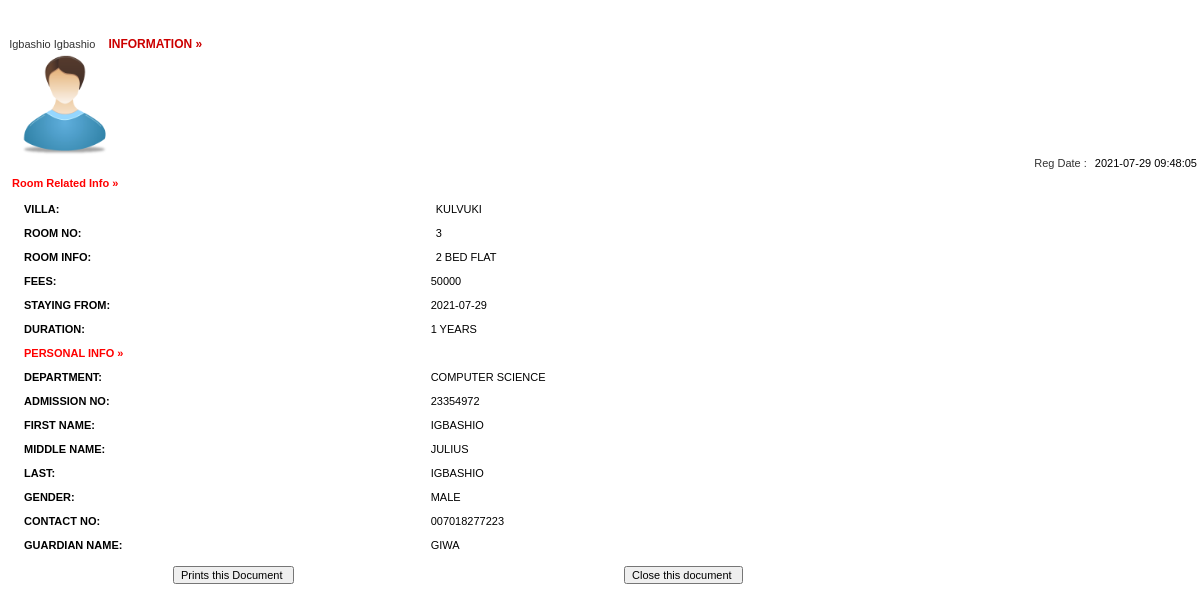
/admin/full-profile.php?id=1, run on the app's committed database.
### tables this page shows
CREATE TABLE `registration` (
  `id` int(11) NOT NULL,
  `student_id` int(11) NOT NULL,
  `villa_id` int(11) NOT NULL,
  `admission_no` varchar(250) NOT NULL,
  `program` varchar(100) NOT NULL,
  `department` varchar(250) NOT NULL,
  `level` varchar(250) NOT NULL,
  `firstname` varchar(250) NOT NULL,
  `middlename` varchar(250) NOT NULL,
  `lastname` varchar(250) NOT NULL,
  `gender` varchar(250) NOT NULL,
  `img` text NOT NULL,
  `contactno` varchar(250) NOT NULL,
  `gname` varchar(250) NOT NULL,
  `villa` varchar(250) NOT NULL,
  `villa_address` text NOT NULL,
  `roomno` int(11) NOT NULL,
  `stayfrom` date NOT NULL,
  `need_roomate` varchar(250) NOT NULL,
  `room_details` text NOT NULL,
  `amount` varchar(250) NOT NULL,
  `status` varchar(250) NOT NULL,
  `reg_date` datetime NOT NULL DEFAULT CURRENT_TIMESTAMP
);

### admin/full-profile.php (the view, shortened to what this page needs)
<?php
$con = mysqli_connect(DB_SERVER, DB_USER, DB_PASS, DB_NAME);
?>
<!DOCTYPE html PUBLIC "-//W3C//DTD XHTML 1.0 Transitional//EN" "http://www.w3.org/TR/xhtml1/DTD/xhtml1-transitional.dtd">
<html xmlns="http://www.w3.org/1999/xhtml">
    <head>
        <link href="style.css" rel="stylesheet" type="text/css" />
        <link href="hostel.css" rel="stylesheet" type="text/css">
    </head>
    <body>
        <table width="100%" border="0">
            <?php
            $ret = mysqli_query($con, "SELECT * FROM registration where id = '" . $_GET['id'] . "'");
            while ($row = mysqli_fetch_array($ret)) {
                ?>
                <tr>
                    <td colspan="2" align="center" class="font1">&nbsp;</td>
                </tr>
                <tr>
                    <td colspan="2" align="center" class="font1">&nbsp;</td>
                </tr>
                <tr>
                    <td colspan="2"  class="font">&nbsp;&nbsp;<?php echo ucfirst($row['firstname']); ?> <?php echo ucfirst($row['lastname']); ?> <span class="font1"> information &raquo;</span> </td>
                </tr>
                <tr>
                    <td colspan="2"  class="font"> &nbsp;&nbsp;&nbsp;&nbsp;<img src="../user_images/<?php echo $row['img']; ?>" height="100" width="100">&nbsp;&nbsp;&nbsp;&nbsp;&nbsp;&nbsp;&nbsp;&nbsp;&nbsp;&nbsp;&nbsp;&nbsp;
                            <div align="right">Reg Date : <span class="comb-value"><?php echo $row['reg_date']; ?></span></div></td>
                </tr>
                <tr>
                    <td colspan="2"  class="heading" style="color: red;">Room Related Info &raquo; </td>
                </tr>
                <tr>
                    <td colspan="2"  class="font1"><table width="100%" border="0">
                            <tr>
                                <td width="22%" valign="top" class="heading">Villa: </td>
                                <td class="comb-value1"><span class="comb-value"><?php echo $row['villa']; ?></span></td>
                            </tr>
                            <tr>
                                <td width="22%" valign="top" class="heading">Room no:</td>
                                <td class="comb-value1"><span class="comb-value"><?php echo $row['roomno']; ?></span></td>
                            </tr>
                            <tr>
                                <td width="35%" valign="top" class="heading">Room info:</td>
                                <td class="comb-value1"><span class="comb-value"><?php echo $row['room_details']; ?></span></td>
                            </tr>
                            <tr>
                                <td width="12%" valign="top" class="heading">Fees: </td>
                                <td class="comb-value1"><?php echo $row['amount']; ?></td>
                            </tr>
                            <tr>
                                <td width="12%" valign="top" class="heading">Staying From: </td>
                                <td class="comb-value1"><?php echo $row['stayfrom']; ?></td>
                            </tr>
                            <tr>
                                <td width="12%" valign="top" class="heading">Duration: </td>
                                <td class="comb-value1">1 Years</td>
                            </tr>
                            <tr>
                                <td colspan="2" align="left"  class="heading" style="color: red;">Personal Info &raquo; </td>
                            </tr>
                            <tr>
                                <td width="12%" valign="top" class="heading">Department: </td>
                                <td class="comb-value1"><?php echo $row['department']; ?></td>
                            </tr>
                            <tr>
                                <td width="12%" valign="top" class="heading">Admission no: </td>
                                <td class="comb-value1"><?php echo $row['admission_no']; ?></td>
                            </tr>
                            <tr>
                                <td width="12%" valign="top" class="heading">First Name: </td>
                                <td class="comb-value1"><?php echo $row['firstname']; ?></td>
                            </tr>
                            <tr>
                                <td width="12%" valign="top" class="heading">Middle name: </td>
                                <td class="comb-value1"><?php echo $row['middlename']; ?></td>
                            </tr>
                            <tr>
                                <td width="12%" valign="top" class="heading">Last: </td>
                                <td class="comb-value1"><?php echo $row['lastname']; ?></td>
                            </tr>
                            <tr>
                                <td width="12%" valign="top" class="heading">Gender: </td>
                                <td class="comb-value1"><?php echo $row['gender']; ?></td>
                            </tr>
                            <tr>
                                <td width="12%" valign="top" class="heading">Contact No: </td>
                                <td class="comb-value1">0<?php echo $row['contactno']; ?></td>
                            </tr>
                            <tr>
                                <td width="12%" valign="top" class="heading">Guardian Name: </td>
                                <td class="comb-value1"><?php echo $row['gname']; ?></td>
                            </tr>
                        <?php } ?>
                    </table></td>
            </tr>
        </table></td>
        <tr>
            <td colspan="2" align="right" ><form id="form1" name="form1" method="post" action="">
                    <table width="100%" border="0" cellpadding="0" cellspacing="0">
                        <tr>
                            <td width="14%">&nbsp;</td>
                            <td width="35%" class="comb-value"><label>
                                    <input name="Submit" type="submit" class="txtbox4" value="Prints this Document " onClick="return f3();" />
                                </label></td>
                            <td width="3%">&nbsp;</td>
                            <td width="26%"><label>
                                    <input name="Submit2" type="submit" class="txtbox4" value="Close this document " onClick="return f2();"  />
                                </label></td>
                            <td width="8%">&nbsp;</td>
                            <td width="14%">&nbsp;</td>
                        </tr>
                    </table>
                </form>    </td>
        </tr>
    </body>
</html>

### admin/css/style.css (style rules this page uses)
html { font-size: 14px; }
@media only screen and (min-width: 480px) { html { font-size: 17px; } }
@media only screen and (min-width: 768px) { html { font-size: 14px; } }
body { font-size: 1em; }

### admin/hostel.css (style rules this page uses)
body { margin-left: 0px; margin-top: 0px; margin-right: 0px; margin-bottom: 0px;font:11px Verdana,Arial; }
.heading { font-family: Verdana, Arial, Helvetica, sans-serif; font-size: 11px; font-weight: bold; color:#000000; padding-bottom:5px; padding-top:5px; padding-left:10px; text-decoration: none; }
.comb-value { font-family: Arial, Helvetica, sans-serif; font-size: 11px; color: #000000; text-decoration: none; padding-bottom:5px; padding-left:5px; padding-top:5px; }
.font1 { font-family:Verdana, Arial, Helvetica, sans-serif; font-size:12px; font-weight:800; color:#CC0000; text-transform:uppercase; padding-left:10px; padding-top:0px; }
.txtbox4 { font-family: Arial, Helvetica, sans-serif; font-size: 11px; color: #000000; }
.comb-value1 { font-family: Arial, Helvetica, sans-serif; font-size: 11px; color: #000000; text-decoration: none; padding-bottom:2px; padding-left:2px; padding-top:2px; }
.font { font-family:Verdana, Arial, Helvetica, sans-serif; font-size:11px; color:#333333; text-decoration:none; }

### data on the page
registration: firstname "Igbashio", lastname "Igbashio", img (picture), reg_date "2021-07-29 09:48:05", villa "KULVUKI", roomno "3", room_details "2 BED FLAT", amount "50000", stayfrom "2021-07-29", department "COMPUTER SCIENCE", admission_no "23354972", firstname "IGBASHIO", middlename "JULIUS", lastname "IGBASHIO", gender "MALE", contactno "07018277223", gname "GIWA"
